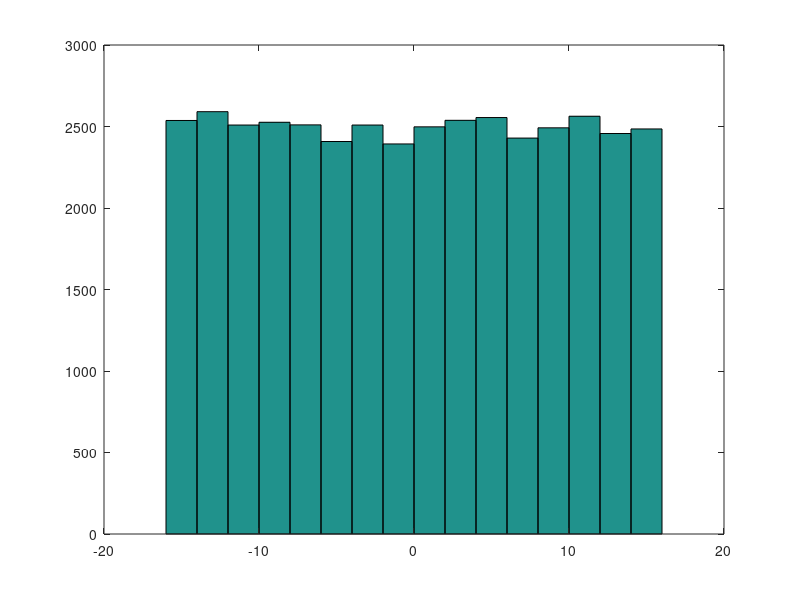

Write MATLAB code to recreate this figure. (Note: this script raises an error after producing the figure.)

 k = 4; % Number of bits per symbol, calculated as 20233 mod 2 + 3
    M = 40000; % Number of symbols
   EbNo = 20;
   nsamp = 20; 

 L=2^k;
 SNR=EbNo-10*log10(nsamp/2/k); % SNR ανά δείγμα σήματος
 % Διάνυσμα τυχαίων ακεραίων {±1, ±3, ... ±(L-1)}. Να επαληθευτεί
 x=(2*floor(L*rand(1,M))-L+1);
 Px=(L^2-1)/3; % θεωρητική ισχύς σήματος
 sum(x.^2)/length(x); % μετρούμενη ισχύς σήματος (για επαλήθευση)

 l=[-L+1:2:L-1];
 hist(x, l)

 y=rectpulse(x,nsamp);
 n=wgn(1,length(y),10*log10(Px)-SNR);
 ynoisy=y+n; % θορυβώδες σήμα
 y=reshape(ynoisy,nsamp,length(ynoisy)/nsamp);
 matched=ones(1,nsamp);
 z=matched*y/nsamp;

 hist(z, 200);

 l=[-L+1:2:L-1];
 for i=1:length(z)
 [m,j]=min(abs(l-z(i)));
 z(i)=l(j);
 end
 err=not(x==z);
 errors=sum(err);
